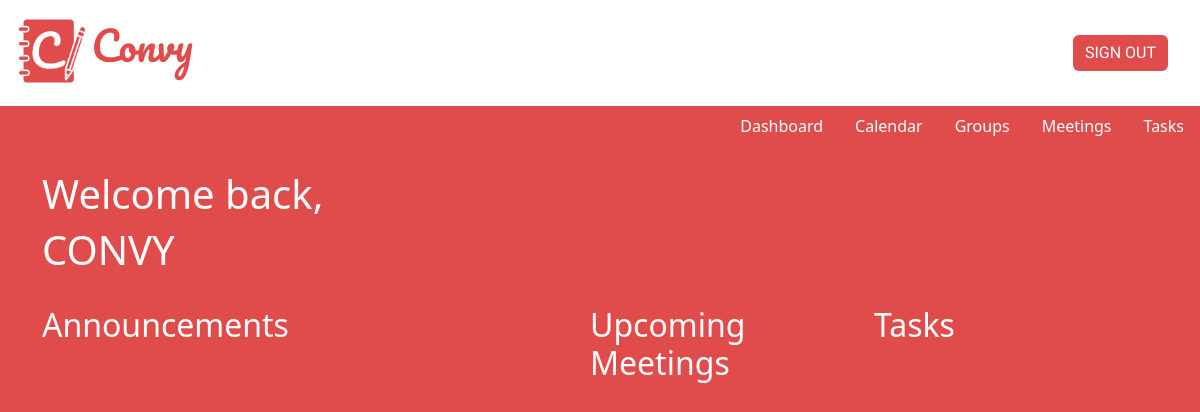
The app's page /dashboard/dashboard/ (signed in), older data.
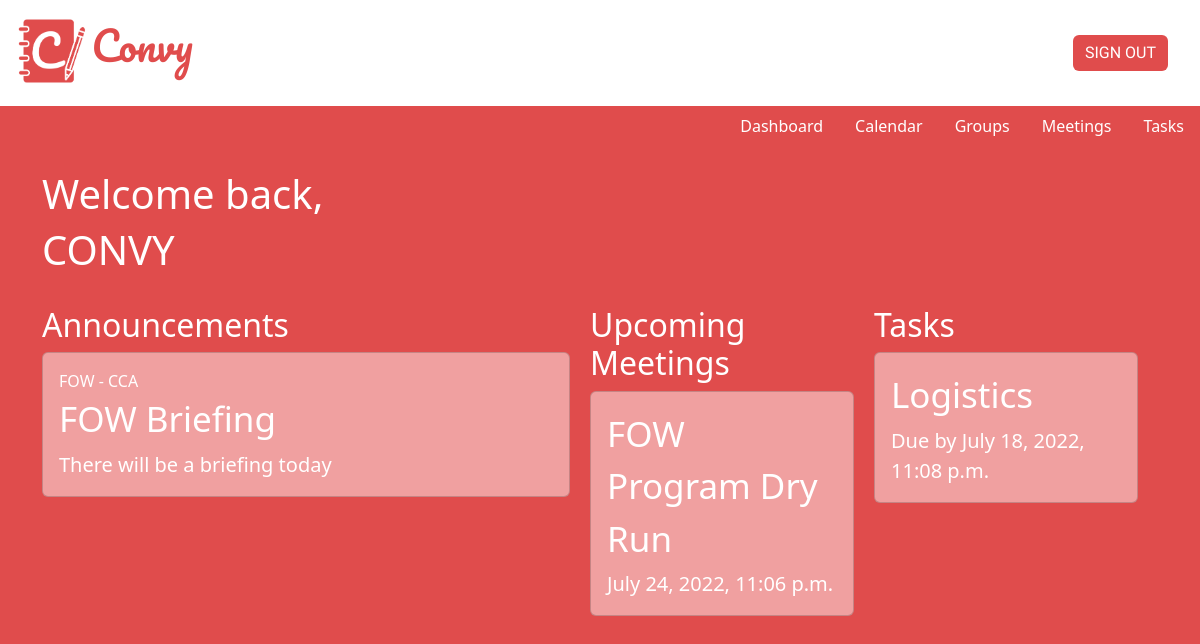
The same page, newer data.
### group/models.py (models this page shows, shortened)
class Announcement(models.Model):
    user = models.ForeignKey(User, on_delete=models.CASCADE)
    title = models.CharField(max_length=225, blank=False)
    body = models.TextField(blank=True)
    published = models.DateTimeField(default=timezone.now)
    group = models.ForeignKey(Group, on_delete=models.CASCADE, default=1)
    class Meta:
        ordering = ('-published',)

class Group(models.Model):
    CATEGORY = (
        ('PERSONAL', 'PERSONAL'),
        ('CCA', 'CCA'),
        ('MODULE', 'MODULE'),
        ('PROJECT', 'PROJECT')
    )
    category = models.CharField(max_length=10, choices=CATEGORY, default='PERS')
    title = models.CharField(max_length=63, blank=False)
    members = models.ManyToManyField(User, blank=True)
    class Meta:
        ordering = ('title',)
    def __str__(self):
        return self.title + " - " + self.category

### meeting/models.py (models this page shows, shortened)
class Meeting(models.Model):
    user = models.ForeignKey(User, on_delete=models.CASCADE, default=1)
    group = models.ForeignKey(Group, on_delete=models.CASCADE, default=1) # group to be changed to Foreign Key
    agenda = models.CharField(max_length=225, blank=False)
    meeting_date = models.DateTimeField()
    location = models.CharField(max_length=225, blank=True)
    meeting_link = models.URLField(max_length=225, blank=True)
    meeting_minutes = models.TextField(blank=True)

### task/models.py (models this page shows, shortened)
class TaskGroup(models.Model):
    user = models.ForeignKey(User, on_delete=models.CASCADE, null = True, blank=True)
    group = models.ForeignKey(Group, on_delete=models.CASCADE, default=1)
    title = models.CharField(max_length=200)
    deadline = models.DateTimeField(null = True, blank = True)

### dashboard/views.py (the view)
# urls.py: path('dashboard/', include('dashboard.urls')),
def dashboard(request):
    announcement = Announcement.objects.filter(group__members__username=request.user)
    meeting = Meeting.objects.filter(group__members__username=request.user)
    upcomingmeeting = meeting.filter(meeting_date__gt = timezone.now())
    taskgroup = TaskGroup.objects.filter(group__members__username=request.user)
    return render(request, 'dashboard/dashboard.html', {
        'announcement': announcement,
        'upcomingmeeting': upcomingmeeting,
        'taskgroup': taskgroup,
    })

### dashboard/templates/dashboard/dashboard.html (shortened to what this page needs)
{% extends 'authentication/base.html' %}
{% block content %}
    <h1>Welcome back,</h1>
    <h1>{{user.username | upper}}</h1>
    <br>
    <div class="dashboard">
    <div class="announcements">
    <h2>Announcements</h2>
    {% for announcements in announcement %}
    <a href="{% url 'group:all-announcement' %}">
        <div class="card">
            <div class="card-body">
                <div class="Info">
                    {{ announcements.group }}
                </div>
                <div class="title">{{ announcements.title }}</div> <br>
                <div class="content">{{ announcements.body }}</div>
            </div>
        </div>
    </a>
    <br>
    {% endfor %}
    </div>
    <br> <br>
    <div class="upcomingmeeting">
    <h2>Upcoming Meetings</h2>
    {% for meetings in upcomingmeeting %}
    <a href="{% url 'meeting:update-meeting' meetings.id %}">
        <div class="card">
            <div class="card-body">
                <div class="title">{{ meetings.agenda }}</div> <br>
                <div class="content">{{ meetings.meeting_date }}</div>
            </div>
        </div>
    </a>
    <br>
    {% endfor %}
    </div>
    <br> <br>
    <div class="tasks">
    <h2>Tasks</h2>
    {% for tasks in taskgroup %}
    <a href="{% url 'task:task-list' tasks.id %}">
    <div class="card">
        <div class="card-body">
            <div class="title">{{ tasks.title }}</div> <br>
            <div class="content">Due by {{ tasks.deadline }}</div>
        </div>
    </div>
    </a>
    <br>
    {% endfor %}
    </div>
    </div>
{% endblock %}

### authentication/templates/authentication/base.html (shortened to what this page needs)
{% load static %}
<!DOCTYPE html>
<html lang="en">
  <head>
    <link rel="stylesheet" href="{% static 'authentication/styles/base.css' %}" type="text/css">
    <link href="https://cdn.jsdelivr.net/npm/bootstrap@5.2.0-beta1/dist/css/bootstrap.min.css" rel="stylesheet">
  </head>
  <body>
    {% include 'authentication/navbar.html' %}
    <br>
    <div class = "container">
        {% block content %}
        {% endblock %}
    </div>
  </body>
</html>

### authentication/templates/authentication/navbar.html (shortened to what this page needs)
{% load static %}
<link rel="stylesheet" href="{% static 'authentication/styles/base.css' %}" type="text/css">
<nav class="navbar navbar-expand-lg bg-white">
    <div class="container-fluid">
        <a class="navbar-brand" href="{% url 'authentication:home' %}"><img id="upper-logo" src="{% static 'authentication/images/logobgw.png' %}" alt="logo">Convy</a>
    <form class="d-flex">
        {% if user.is_authenticated %}
            <a href="{% url 'authentication:signout' %}" class="btn" id="right-button" type="submit">SIGN OUT</a>
        {% else %}
            <a href="{% url 'authentication:signup' %}" class="btn" id="left-button" type="submit">SIGN UP</a>
            <a href="{% url 'authentication:signin' %}" class="btn" id="right-button" type="submit">SIGN IN</a>
        {% endif %}
    </form>
    </div>
</nav>
{% if user.is_authenticated %}
<ul class="nav justify-content-end">
    <li class="nav-item">
        <a class="nav-link" href="{% url 'dashboard:dashboard' %}">Dashboard</a>
    </li>
    <li class="nav-item">
        <a class="nav-link" href="{% url 'convy_calendar:calendars' %}">Calendar</a>
    </li>
    <li class="nav-item">
        <a class="nav-link" href="{% url 'group:group' %}">Groups</a>
    </li>
    <li class="nav-item">
        <a class="nav-link" href="{% url 'meeting:meeting' %}">Meetings</a>
    </li>
    <li class="nav-item">
        <a class="nav-link" href="{% url 'task:taskgroup-list' %}">Tasks</a>
    </li>
</ul>
{% endif %}

### authentication/static/authentication/styles/base.css (style rules this page uses)
* { margin: 0; padding: 0; box-sizing: border-box; }
body { background-color: #e04c4c; }
#upper-logo { height: 80px; }
.navbar-brand { font-size: 40px !important; font-family: 'Pacifico'; color: #e04c4c; }
.nav-link, .nav-link:hover, a { color: white; }
#right-button { font-family: 'Manjari'; color: white; background-color: #e04c4c; margin-left: 20px; margin-right: 20px; }
h1, h3, hr, p, ul, a, li, form { color: white; }
.btn { background-color: white; color: #e04c4c; border: 0px; }

### dashboard/templates/dashboard/dashboard.html (style rules this page uses)
body { color: white; width: 100%; }
.card { background-color: #F0A0A0; }
.title { font-size: 35px; }
.Info { display: flex; justify-content: space-between; }
.content { margin-top: -20px; font-size: 20px; }
a { text-decoration: none; }
.announcements { width: 50%; margin-right: 20px; }
.upcomingmeeting, .tasks { width: 25%; float: right; margin-right: 20px; }
.dashboard { display: flex; }

Row changes from the older to the newer data that the page shows:
added Announcement: group "FOW - CCA", title "FOW Briefing", body "There will be a briefing today"
added Meeting: agenda "FOW Program Dry Run", meeting_date "July 24, 2022, 11:06 p.m."
added TaskGroup: title "Logistics", deadline "July 18, 2022, 11:08 p.m."
